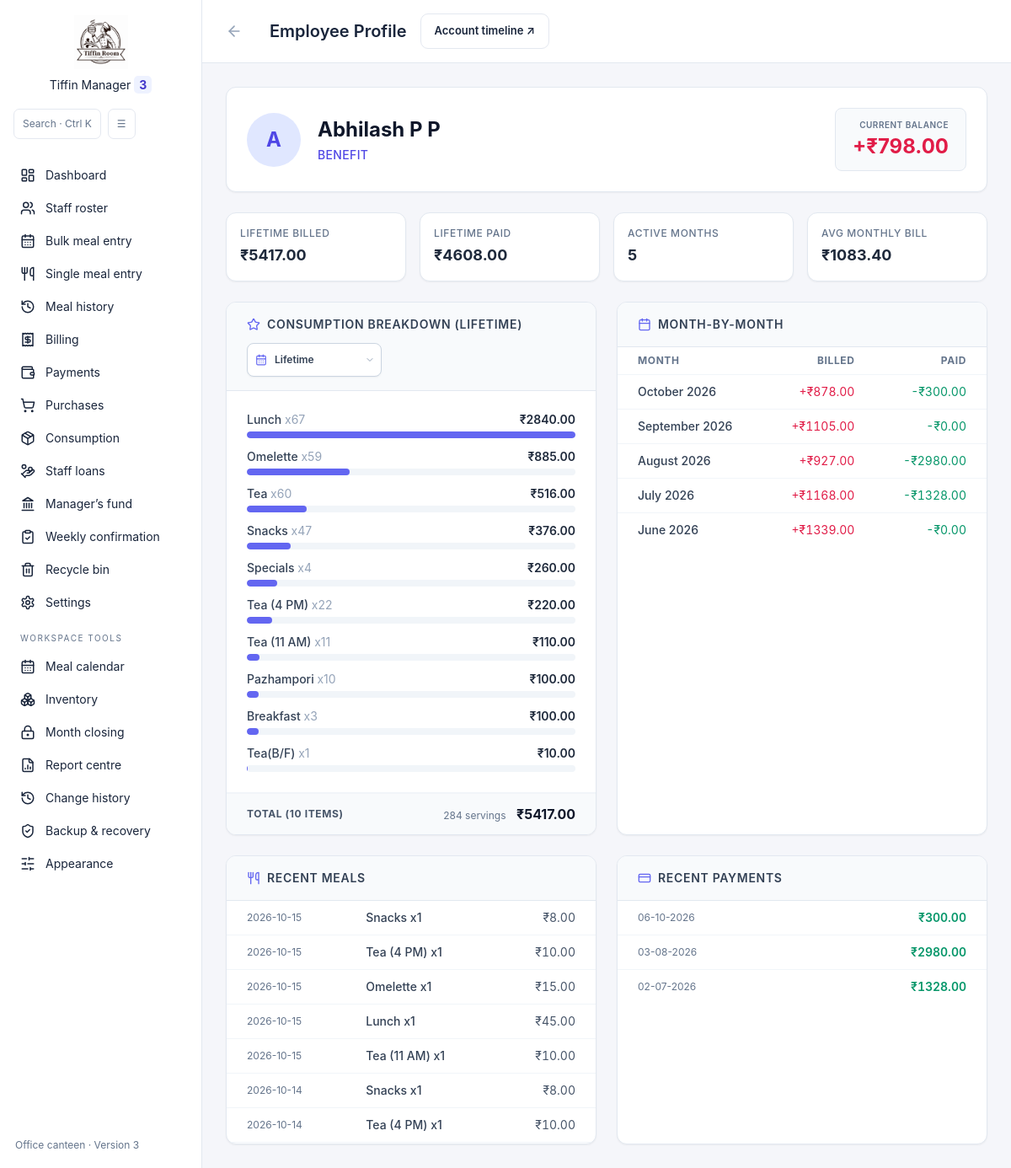
Page /employee/7 on the committed database.
### tables this page shows
CREATE TABLE Employees (employee_id INTEGER PRIMARY KEY AUTOINCREMENT, name TEXT NOT NULL, department TEXT, is_active INTEGER DEFAULT 1, opening_balance REAL DEFAULT 0.0);

CREATE TABLE "Payments_Raw" (payment_id INTEGER PRIMARY KEY AUTOINCREMENT, employee_id INTEGER, amount REAL, payment_date TEXT, is_deleted INTEGER DEFAULT 0, deleted_at TEXT);

### app.py (the view, shortened to what this page needs)
@app.route("/employee/<int:emp_id>")
def employee_360(emp_id):
    conn = connect_db()
    cursor = conn.cursor()
    cursor.execute("SELECT employee_id, name, department, is_active, opening_balance FROM Employees WHERE employee_id = ?", (emp_id,))
    emp = cursor.fetchone()
    if not emp:
        conn.close()
        return "Employee not found", 404
    cursor.execute("SELECT COALESCE(SUM(quantity * locked_price), 0) FROM Meal_Log WHERE employee_id = ?", (emp_id,))
    total_billed = cursor.fetchone()[0]
    cursor.execute("SELECT COALESCE(SUM(amount), 0) FROM Payments WHERE employee_id = ?", (emp_id,))
    total_paid = cursor.fetchone()[0]
    current_due = emp[4] + total_billed - total_paid
    breakdown_period = request.args.get('breakdown_period', 'lifetime')
    if breakdown_period == 'lifetime':
        cursor.execute("""
            SELECT item_name, SUM(quantity) as qty, SUM(quantity * locked_price) as total
            FROM Meal_Log WHERE employee_id = ?
            GROUP BY item_name ORDER BY total DESC
        """, (emp_id,))
        breakdown_period_label = "Lifetime"
    item_breakdown = cursor.fetchall()
    max_item_total = max([row[2] for row in item_breakdown], default=0)
    breakdown_total_qty = sum(row[1] for row in item_breakdown)
    breakdown_total_amount = sum(row[2] for row in item_breakdown)
    cursor.execute("SELECT DISTINCT strftime('%Y-%m', log_date) FROM Meal_Log WHERE employee_id = ? ORDER BY 1 DESC", (emp_id,))
    available_breakdown_months = [
        {"value": r[0], "label": datetime.datetime.strptime(r[0], '%Y-%m').strftime('%B %Y')}
        for r in cursor.fetchall() if r[0]
    ]
    cursor.execute("SELECT COUNT(DISTINCT strftime('%Y-%m', log_date)) FROM Meal_Log WHERE employee_id = ?", (emp_id,))
    active_months = cursor.fetchone()[0] or 0
    avg_monthly_bill = (total_billed / active_months) if active_months > 0 else 0.0
    cursor.execute("""
        SELECT log_id, log_date, item_name, quantity, locked_price
        FROM Meal_Log WHERE employee_id = ? ORDER BY log_date DESC, log_id DESC LIMIT 25
    """, (emp_id,))
    recent_meals = cursor.fetchall()
    cursor.execute("""
        SELECT payment_id, payment_date, amount
        FROM Payments WHERE employee_id = ? ORDER BY payment_date DESC, payment_id DESC LIMIT 25
    """, (emp_id,))
    recent_payments = cursor.fetchall()
    cursor.execute("""
        SELECT loan_id, amount, loan_date, repay_method, status, settled_date
        FROM Staff_Loans WHERE employee_id = ? ORDER BY loan_date DESC
    """, (emp_id,))
    loans = cursor.fetchall()
    outstanding_loan_total = sum(r[1] for r in loans if r[4] == 'outstanding')
    cursor.execute("""
        SELECT strftime('%Y-%m', log_date) as month, SUM(quantity * locked_price)
        FROM Meal_Log WHERE employee_id = ? GROUP BY month
    """, (emp_id,))
    monthly_billed = dict(cursor.fetchall())
    cursor.execute("""
        SELECT strftime('%Y-%m', payment_date) as month, SUM(amount)
        FROM Payments WHERE employee_id = ? GROUP BY month
    """, (emp_id,))
    monthly_paid = dict(cursor.fetchall())
    all_months = sorted(set(list(monthly_billed.keys()) + list(monthly_paid.keys())), reverse=True)
    monthly_history = [
        {
            "month_name": datetime.datetime.strptime(m, '%Y-%m').strftime('%B %Y'),
            "billed": monthly_billed.get(m, 0.0),
            "paid": monthly_paid.get(m, 0.0),
        }
        for m in all_months if m
    ]
    conn.close()
    recent_payments = [(r[0], to_dmy(r[1]), r[2]) for r in recent_payments]
    loans = [(r[0], r[1], to_dmy(r[2]), r[3], r[4], to_dmy(r[5])) for r in loans]
    return render_template(
        "employee_360.html",
        emp_id=emp[0], emp_name=emp[1], emp_dept=emp[2] or "General", is_active=emp[3], opening_balance=emp[4],
        total_billed=total_billed, total_paid=total_paid, current_due=current_due,
        item_breakdown=item_breakdown, max_item_total=max_item_total,
        breakdown_total_qty=breakdown_total_qty, breakdown_total_amount=breakdown_total_amount,
        breakdown_period=breakdown_period, breakdown_period_label=breakdown_period_label,
        available_breakdown_months=available_breakdown_months,
        active_months=active_months, avg_monthly_bill=avg_monthly_bill,
        recent_meals=recent_meals, recent_payments=recent_payments,
        loans=loans, outstanding_loan_total=outstanding_loan_total,
        monthly_history=monthly_history,
    )

### templates/employee_360.html (shortened to what this page needs)
<!DOCTYPE html>
<html lang="en">
<head>
    <script src="/static/vendor/tailwind-3.4.17.js"></script>
<link rel="stylesheet" href="{{ url_for('static', filename='app.css') }}">
<meta name="csrf-token" content="{{ csrf_token }}"><meta name="submission-token" content="{{ submission_token() }}"><script src="{{ url_for('static', filename='app.js') }}"></script><link rel="stylesheet" href="/static/features.css"></head>
<body class="flex h-screen text-slate-800">
    {% include 'sidebar.html' %}
    <main class="flex-1 flex flex-col overflow-y-auto">
        <header class="h-16 bg-white border-b border-slate-200 flex items-center px-8 shrink-0">
            <a href="/roster" class="text-slate-400 hover:text-indigo-600 mr-4 transition-colors">
                <i data-lucide="arrow-left" class="w-5 h-5"></i>
            </a>
            <h1 class="text-xl font-semibold">Employee Profile</h1><a href="/timeline/{{ emp_id }}" class="button subtle">Account timeline ↗</a>
        </header>
        <div class="p-8 max-w-6xl w-full mx-auto space-y-6">
            <div class="bg-white rounded-xl border border-slate-200 shadow-sm p-6 flex items-center justify-between flex-wrap gap-4">
                <div class="flex items-center">
                    <div class="w-16 h-16 rounded-full bg-indigo-100 text-indigo-600 flex items-center justify-center text-2xl font-bold mr-5 shrink-0">
                        {{ emp_name[0] }}
                    </div>
                    <div>
                        <div class="flex items-center gap-2">
                            <h2 class="text-2xl font-bold text-slate-900">{{ emp_name }}</h2>
                        </div>
                        <p class="text-sm text-indigo-600 font-medium uppercase tracking-wide mt-1">{{ emp_dept }}</p>
                    </div>
                </div>
                <div class="text-right bg-slate-50 px-5 py-3 rounded-lg border border-slate-200">
                    <p class="text-[10px] text-slate-500 font-semibold uppercase tracking-wider mb-0.5">Current Balance</p>
                    <p class="text-2xl font-bold {% if current_due > 0.005 %}text-rose-600{% elif current_due < -0.005 %}text-emerald-600{% else %}text-slate-700{% endif %}">
                        {% if current_due > 0.005 %}+{% endif %}₹{{ "%.2f"|format(current_due) }}
                    </p>
                </div>
            </div>
            <div class="grid grid-cols-2 md:grid-cols-4 gap-4">
                <div class="bg-white rounded-xl border border-slate-200 shadow-sm p-4">
                    <p class="text-xs text-slate-500 font-medium uppercase tracking-wider mb-1">Lifetime Billed</p>
                    <p class="text-lg font-bold text-slate-800">₹{{ "%.2f"|format(total_billed) }}</p>
                </div>
                <div class="bg-white rounded-xl border border-slate-200 shadow-sm p-4">
                    <p class="text-xs text-slate-500 font-medium uppercase tracking-wider mb-1">Lifetime Paid</p>
                    <p class="text-lg font-bold text-slate-800">₹{{ "%.2f"|format(total_paid) }}</p>
                </div>
                <div class="bg-white rounded-xl border border-slate-200 shadow-sm p-4">
                    <p class="text-xs text-slate-500 font-medium uppercase tracking-wider mb-1">Active Months</p>
                    <p class="text-lg font-bold text-slate-800">{{ active_months }}</p>
                </div>
                <div class="bg-white rounded-xl border border-slate-200 shadow-sm p-4">
                    <p class="text-xs text-slate-500 font-medium uppercase tracking-wider mb-1">Avg Monthly Bill</p>
                    <p class="text-lg font-bold text-slate-800">₹{{ "%.2f"|format(avg_monthly_bill) }}</p>
                </div>
            </div>
            <div class="grid grid-cols-1 lg:grid-cols-2 gap-6">
                <div class="bg-white rounded-xl border border-slate-200 shadow-sm overflow-hidden">
                    <div class="px-6 py-4 border-b border-slate-200 bg-slate-50 flex items-center justify-between flex-wrap gap-3">
                        <h3 class="text-sm font-semibold text-slate-700 uppercase tracking-wider flex items-center">
                            <i data-lucide="star" class="w-4 h-4 mr-2 text-indigo-500"></i> Consumption Breakdown ({{ breakdown_period_label }})
                        </h3>
                        <div class="relative">
                            <select onchange="window.location.href='/employee/{{ emp_id }}?breakdown_period='+this.value" class="appearance-none pl-8 pr-7 py-1.5 border border-slate-300 rounded-lg text-xs font-semibold text-slate-700 bg-white shadow-sm hover:border-indigo-300 focus:ring-2 focus:ring-indigo-500 outline-none cursor-pointer">
                                <option value="lifetime" {% if breakdown_period == 'lifetime' %}selected{% endif %}>Lifetime</option>
                            </select>
                        </div>
                    </div>
                    <div class="p-6 space-y-3">
                        {% for item in item_breakdown %}
                        <div>
                            <div class="flex justify-between text-sm mb-1">
                                <span class="font-medium text-slate-700">{{ item[0] }} <span class="text-slate-400 font-normal">x{{ item[1] }}</span></span>
                                <span class="font-semibold text-slate-800">₹{{ "%.2f"|format(item[2]) }}</span>
                            </div>
                            <div class="w-full bg-slate-100 rounded-full h-2 overflow-hidden">
                                <div class="bg-indigo-500 h-2 rounded-full" style="width: {{ (item[2] / max_item_total * 100) if max_item_total else 0 }}%"></div>
                            </div>
                        </div>
                        {% else %}
                        <p class="text-sm text-slate-400 italic text-center py-4">No meals logged for {{ breakdown_period_label }}.</p>
                        {% endfor %}
                    </div>
                    {% if item_breakdown %}
                    <div class="px-6 py-3 border-t-2 border-slate-100 bg-slate-50 flex items-center justify-between">
                        <span class="text-xs font-bold text-slate-600 uppercase tracking-wider">Total ({{ item_breakdown|length }} items)</span>
                        <div class="text-right">
                            <span class="text-xs text-slate-500 mr-2">{{ breakdown_total_qty }} servings</span>
                            <span class="font-bold text-slate-900">₹{{ "%.2f"|format(breakdown_total_amount) }}</span>
                        </div>
                    </div>
                    {% endif %}
                </div>
                <div class="bg-white rounded-xl border border-slate-200 shadow-sm overflow-hidden">
                    <div class="px-6 py-4 border-b border-slate-200 bg-slate-50">
                        <h3 class="text-sm font-semibold text-slate-700 uppercase tracking-wider flex items-center">
                            <i data-lucide="calendar" class="w-4 h-4 mr-2 text-indigo-500"></i> Month-by-Month
                        </h3>
                    </div>
                    <div class="overflow-y-auto max-h-64">
                        <table class="w-full text-left border-collapse text-sm">
                            <thead class="sticky top-0 bg-white border-b border-slate-100">
                                <tr class="text-xs font-semibold uppercase tracking-wider text-slate-500">
                                    <th class="px-6 py-2">Month</th>
                                    <th class="px-6 py-2 text-right">Billed</th>
                                    <th class="px-6 py-2 text-right">Paid</th>
                                </tr>
                            </thead>
                            <tbody class="divide-y divide-slate-100">
                                {% for row in monthly_history %}
                                <tr>
                                    <td class="px-6 py-2.5 font-medium text-slate-700">{{ row.month_name }}</td>
                                    <td class="px-6 py-2.5 text-right text-rose-600">+₹{{ "%.2f"|format(row.billed) }}</td>
                                    <td class="px-6 py-2.5 text-right text-emerald-600">-₹{{ "%.2f"|format(row.paid) }}</td>
                                </tr>
                                {% else %}
                                <tr><td colspan="3" class="px-6 py-8 text-center text-slate-400 italic">No history yet.</td></tr>
                                {% endfor %}
                            </tbody>
                        </table>
                    </div>
                </div>
            </div>
            <div class="grid grid-cols-1 lg:grid-cols-2 gap-6">
                <div class="bg-white rounded-xl border border-slate-200 shadow-sm overflow-hidden">
                    <div class="px-6 py-4 border-b border-slate-200 bg-slate-50">
                        <h3 class="text-sm font-semibold text-slate-700 uppercase tracking-wider flex items-center">
                            <i data-lucide="utensils" class="w-4 h-4 mr-2 text-indigo-500"></i> Recent Meals
                        </h3>
                    </div>
                    <div class="overflow-y-auto max-h-72">
                        <table class="w-full text-left border-collapse text-sm">
                            <tbody class="divide-y divide-slate-100">
                                {% for m in recent_meals %}
                                <tr class="hover:bg-slate-50">
                                    <td class="px-6 py-2.5 text-slate-500 text-xs whitespace-nowrap">{{ m[1] }}</td>
                                    <td class="px-4 py-2.5 font-medium text-slate-700">{{ m[2] }} x{{ m[3] }}</td>
                                    <td class="px-6 py-2.5 text-right text-slate-600">₹{{ "%.2f"|format(m[3] * m[4]) }}</td>
                                </tr>
                                {% else %}
                                <tr><td class="px-6 py-8 text-center text-slate-400 italic">No meals logged yet.</td></tr>
                                {% endfor %}
                            </tbody>
                        </table>
                    </div>
                </div>
                <div class="bg-white rounded-xl border border-slate-200 shadow-sm overflow-hidden">
                    <div class="px-6 py-4 border-b border-slate-200 bg-slate-50">
                        <h3 class="text-sm font-semibold text-slate-700 uppercase tracking-wider flex items-center">
                            <i data-lucide="credit-card" class="w-4 h-4 mr-2 text-indigo-500"></i> Recent Payments
                        </h3>
                    </div>
                    <div class="overflow-y-auto max-h-72">
                        <table class="w-full text-left border-collapse text-sm">
                            <tbody class="divide-y divide-slate-100">
                                {% for p in recent_payments %}
                                <tr class="hover:bg-slate-50">
                                    <td class="px-6 py-2.5 text-slate-500 text-xs whitespace-nowrap">{{ p[1] }}</td>
                                    <td class="px-6 py-2.5 text-right font-semibold text-emerald-600">₹{{ "%.2f"|format(p[2]) }}</td>
                                </tr>
                                {% else %}
                                <tr><td class="px-6 py-8 text-center text-slate-400 italic">No payments recorded yet.</td></tr>
                                {% endfor %}
                            </tbody>
                        </table>
                    </div>
                </div>
            </div>
        </div>
    </main>
{% include 'features/command.html' %}<script src="/static/features.js" defer></script></body>
</html>

### rows in the picture
Employees: name "A", name "Abhilash P P", department "BENEFIT"
Payments_Raw: payment_date "06-10-2026", amount "300.00"
Payments_Raw: payment_date "03-08-2026", amount "2980.00"
Payments_Raw: payment_date "02-07-2026", amount "1328.00"

### other values in the picture
{{ "%.2f"|format(current_due) }} "798.00"
{{ "%.2f"|format(total_billed) }} "5417.00"
{{ "%.2f"|format(total_paid) }} "4608.00"
{{ active_months }} "5"
{{ "%.2f"|format(avg_monthly_bill) }} "1083.40"
{{ breakdown_period_label }} "LIFETIME"
{{ item[0] }} "Lunch" "Omelette" "Tea" "Snacks" "Specials" "Tea (4 PM)" "Tea (11 AM)" "Pazhampori" "Breakfast" "Tea(B/F)"
{{ item[1] }} "67" "59" "60" "47" "4" "22" "11" "10" "3" "1"
{{ "%.2f"|format(item[2]) }} "2840.00" "885.00" "516.00" "376.00" "260.00" "220.00" "110.00" "100.00" "100.00" "10.00"
{{ item_breakdown|length }} "10"
{{ breakdown_total_qty }} "284"
{{ "%.2f"|format(breakdown_total_amount) }} "5417.00"
{{ row.month_name }} "October 2026" "September 2026" "August 2026" "July 2026" "June 2026"
{{ "%.2f"|format(row.billed) }} "878.00" "1105.00" "927.00" "1168.00" "1339.00"
{{ "%.2f"|format(row.paid) }} "300.00" "0.00" "2980.00" "1328.00" "0.00"
